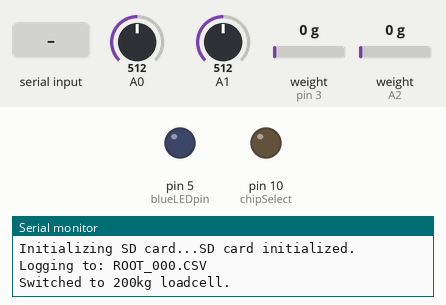
Simulated run of this sketch. Board: Arduino Uno, built with avr-gcc and run on an emulated ATmega328P. On the bench: output pins drawn as LEDs (lit = HIGH), the last lines printed to the serial monitor. Wiring (inferred from the names in the program): 2 × HX711 load-cell converter: data pin 8, SCK pin 7 / data A2, SCK pin 6. The test bench sets the inputs (shaded band); at power-on: weight on the scale (sensors on A2, pin 3) 0 g, A0 = 512, A1 = 512. The local clock reads 2024-03-15 10:24:30 at power-on unless the sketch sets it; storage starts empty; pins used as bus, display or sensor lines are not drawn.

Above: at 4.2 s.
4.3 s: weight on the scale (sensor on A2) set to 2500 g
At 5.1 s:
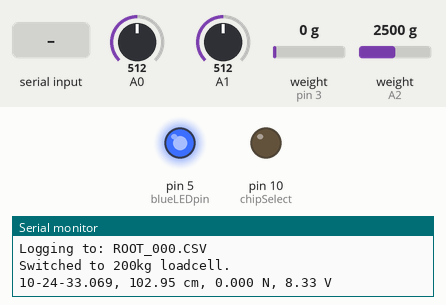
11.0 s: "1\n" received over the second serial link
Timing chart, 0 to 20.5 s (numbered marks = the images above; inputs shaded):
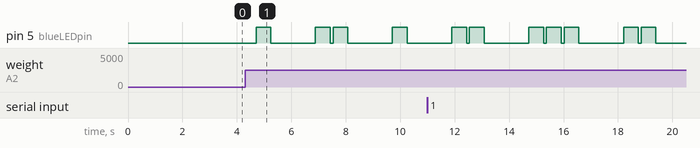

The sketch:

RootDataLogger_I.ino
```cpp
#include <SPI.h>
#include <SD.h>
#include <Wire.h>
#include "RTClib.h"
#include "HX711.h"
#include <SoftwareSerial.h>

// Bluetooth HC-05 (RX, TX)
#define BT_RX_PIN 9
#define BT_TX_PIN 4
SoftwareSerial BTSerial(BT_RX_PIN, BT_TX_PIN);

// ====== Loadcell Calibration Values ======
#define calibration_factor_2000kg -1060
#define calibration_factor_200kg -10750

#define LOADCELL_DOUT_PIN 3
#define LOADCELL_SCK_PIN 2
#define LOADCELL_SWITCH_PIN A2  // Loadcell switch is connected to A2

// LED Pins
#define blueLEDpin 5
#define redLEDpin 6
#define greenLEDpin 7
#define echoSwitch 8

// SD Card Configuration
#define LOG_INTERVAL 10     // Time in milliseconds between data entries
#define SYNC_INTERVAL 200  // Time in milliseconds before flushing data to SD card
uint32_t syncTime = 0;      // Stores last sync timestamp

#define ECHO_TO_SERIAL 0  // Set to 1 to enable serial output
#define WAIT_TO_START 0   // Set to 1 to wait for serial input before starting

const int chipSelect = 10;
File logfile;

// RTC (Real-Time Clock)
RTC_PCF8523 RTC;

// HX711 Loadcell Amplifier
HX711 scale;
bool is200kg = true;  // Default to 200kg loadcell

// ========================== ERROR HANDLER ==========================
void error(char *str) {
  Serial.print("Error: ");
  Serial.println(str);
  digitalWrite(redLEDpin, HIGH);  // Turn on red LED to indicate an error
  while (1)
    ;
}

// ========================== SETUP FUNCTION ==========================
void setup() {
  Serial.begin(9600);
  BTSerial.begin(9600);

  pinMode(echoSwitch, INPUT_PULLUP);
  pinMode(A2, INPUT_PULLUP);  // Use A2 as a digital GPIO with internal pull-up

  // Initialize HX711
  scale.begin(LOADCELL_DOUT_PIN, LOADCELL_SCK_PIN);
  scale.set_gain(64);  // Set the gain for 2mV/V load cells

  // Read switch position and apply the correct calibration
  bool switchState = digitalRead(LOADCELL_SWITCH_PIN);
  if (switchState == LOW) {
    scale.set_scale(calibration_factor_200kg);
    Serial.println("Startup: 200kg loadcell selected.");
    BTSerial.println("Startup: 200kg loadcell selected.");
  } else {
    scale.set_scale(calibration_factor_2000kg);
    Serial.println("Startup: 2000kg loadcell selected.");
    BTSerial.println("Startup: 2000kg loadcell selected.");
  }

  // Let HX711 settle
  delay(1000);

  // Ignore first few readings (to remove initial drift)
  for (int i = 0; i < 5; i++) {
    scale.get_units();
    delay(100);
  }

  // Perform tare once
  Serial.println("Performing tare...");
  scale.tare();
  Serial.println("Tare completed.");


  // Configure LED pins
  pinMode(redLEDpin, OUTPUT);
  pinMode(greenLEDpin, OUTPUT);
  pinMode(blueLEDpin, OUTPUT);

  // Initialize SD card
  Serial.print("Initializing SD card...");
  pinMode(chipSelect, OUTPUT);
  if (!SD.begin(chipSelect)) {
    error("SD card failed, or not present");
  }
  Serial.println("SD card initialized.");

  // Create a new log file
  char filename[] = "ROOT_000.CSV";
  for (uint8_t i = 0; i < 1000; i++) {
    filename[5] = '0' + (i / 100) % 10;
    filename[6] = '0' + (i / 10) % 10;
    filename[7] = '0' + i % 10;
    if (!SD.exists(filename)) {
      logfile = SD.open(filename, FILE_WRITE);
      break;
    }
  }

  if (!logfile) {
    error("Could not create log file");
  }
  Serial.print("Logging to: ");
  Serial.println(filename);

  // Initialize RTC (Real-Time Clock)
  Wire.begin();
  if (!RTC.begin()) {
    logfile.println("RTC failed");
    Serial.println("RTC failed");
  }

  logfile.println("timestamp,cableLength[cm],weight[N]");
}

// ========================== LOADCELL SWITCHING FUNCTION ==========================
// Stores the last known switch state to detect changes
bool lastSwitchState = HIGH;  // Assume 2000kg is the initial state

void updateLoadcell() {
  bool switchState = digitalRead(LOADCELL_SWITCH_PIN);  // Read switch state

  if (switchState != lastSwitchState) {  // Only update if the switch position changed
    scale.set_gain(64);                  // Set the gain for 2mV/V output cells

    if (switchState == LOW) {  // Switch pressed → Activate 200kg loadcell
      scale.set_scale(calibration_factor_200kg);
      scale.tare();
      Serial.println("Switched to 200kg loadcell.");
      BTSerial.println("Switched to 200kg loadcell.");
    } else {  // Switch open → Activate 2000kg loadcell
      scale.set_scale(calibration_factor_2000kg);

      scale.tare();
      Serial.println("Switched to 2000kg loadcell.");
      BTSerial.println("Switched to 2000kg loadcell.");
    }
    lastSwitchState = switchState;  // Update the last known state
    delay(500);                     // Short delay to prevent switch bouncing
  }
}


// ========================== MAIN LOOP ==========================
void loop() {
  int echoSwitchState = digitalRead(echoSwitch);
  delay(2);

  // Wait for the next LOG_INTERVAL
  delay((LOG_INTERVAL - 1) - (millis() % LOG_INTERVAL));

  uint32_t m = millis();
  DateTime now = RTC.now();
  uint16_t milliseconds = m % 1000;

  // Generate timestamp with milliseconds
  char timestamp[24];
  sprintf(timestamp, "%02d-%02d-%02d.%03d",
          now.hour(), now.minute(), now.second(), milliseconds);

  // Check and update loadcell calibration
  updateLoadcell();

  // Read cable sensor voltage
  int cableSensorReading = analogRead(A0);
  float voltage = cableSensorReading * 4.92 / 1024.0;
  float cableLength = (voltage * (41.85));

  // Read weight from HX711 and convert to Newtons
  float weightN = scale.get_units() * 9.81;

  // ========================== SD CARD LOGGING ==========================
  if (echoSwitchState == 1) {
    digitalWrite(greenLEDpin, HIGH);
    digitalWrite(blueLEDpin, LOW);

    logfile.print(timestamp);
    logfile.print(", ");
    logfile.print(cableLength);
    logfile.print(", ");
    logfile.println(weightN, 3);

    logfile.flush();
    delay(1);
  }

  // ========================== BLUETOOTH OUTPUT ==========================
  if (echoSwitchState == 0) {
    int batteryVoltageSensorReading = analogRead(A1);
    float batteryVoltage = batteryVoltageSensorReading / 61.5;

    digitalWrite(greenLEDpin, LOW);
    digitalWrite(blueLEDpin, HIGH);

    BTSerial.print(timestamp);
    BTSerial.print(", ");
    BTSerial.print(cableLength);
    BTSerial.print("cm, ");
    BTSerial.print(weightN, 3);
    BTSerial.print("N, ");
    BTSerial.print(batteryVoltage);
    BTSerial.println("V");

    Serial.print(timestamp);
    Serial.print(", ");
    Serial.print(cableLength);
    Serial.print(" cm, ");
    Serial.print(weightN, 3);
    Serial.print(" N, ");
    Serial.print(batteryVoltage);
    Serial.println(" V");

    delay(500);
  }

  digitalWrite(greenLEDpin, LOW);
  digitalWrite(blueLEDpin, LOW);

  // ========================== SD CARD SYNC ==========================
  if ((millis() - syncTime) >= SYNC_INTERVAL) {
    syncTime = millis();
    digitalWrite(redLEDpin, HIGH);
    logfile.flush();
    digitalWrite(redLEDpin, LOW);
  }

  // ========================== BLUETOOTH RECEIVING ==========================
  if (BTSerial.available()) {
    String incoming = BTSerial.readStringUntil('\n');
    Serial.print("BT received: ");
    Serial.println(incoming);
  }
}
```

Measured:
- by itself, pin 5 (blueLEDpin): repeats every 3.5 s: LOW 0.10 s, HIGH 0.54 s, LOW 1.6 s, HIGH 0.54 s, LOW 0.11 s, HIGH 0.54 s
